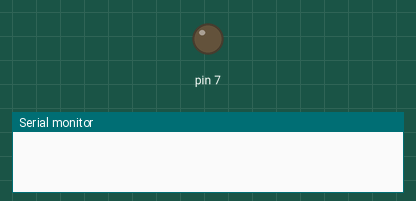
Simulated run of this sketch. Board: Arduino Uno, built with avr-gcc and run on an emulated ATmega328P. Parts: output pins drawn as LEDs (lit = HIGH), the last lines printed to the serial monitor.

Above: at 1.0 s.
At 3.0 s:
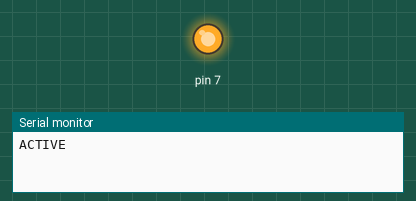
Timing chart, 0 to 5.2 s (numbered marks = the images above):
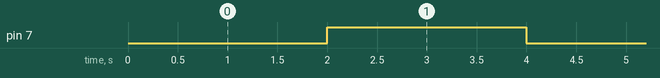

Measured:
- by itself, pin 7: alternates HIGH for 2.0 s and LOW for 2.0 s

The sketch:

SimpleActiveTesting.ino
```cpp
void setup() {
  // put your setup code here, to run once:
  Serial.begin(9600);
  pinMode(7,OUTPUT);
}

void loop() {
  // put your main code here, to run repeatedly:
  delay(2000);
  digitalWrite(7, HIGH);
  Serial.println("ACTIVE");

  delay(2000);
  digitalWrite(7,LOW);
  Serial.println("LOW");
}
```
